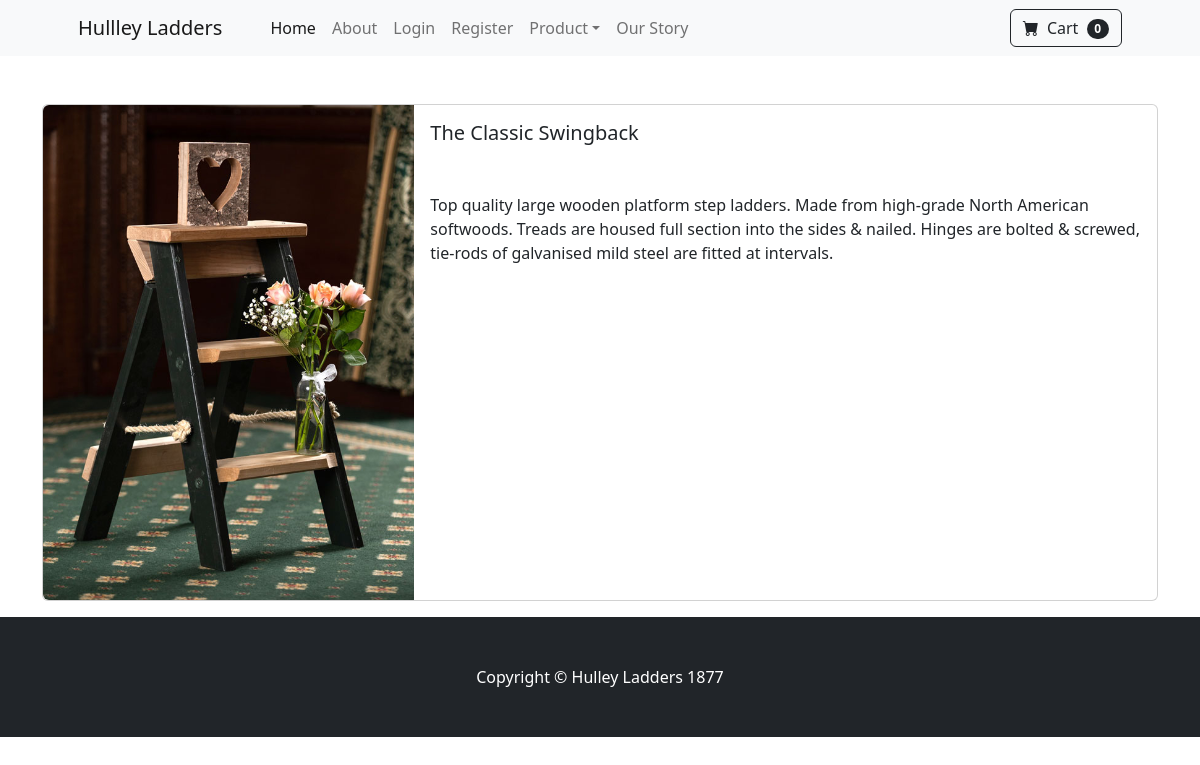
The app's page /products/The-Classic-Swingback/ with its own data.
### Products/models/product.py (models this page shows, shortened)
class Product(models.Model):
    name = models.CharField(max_length=100)
    slug = models.SlugField(max_length=100, blank=True, unique=True)
    category = models.ForeignKey(Category, on_delete=models.CASCADE, default=1)
    description = models.TextField(blank=True, null=True)
    base_price = models.DecimalField(default=0, max_digits=6, decimal_places=2)
    image = models.ImageField(upload_to='uploads/products/')
    available = models.BooleanField(default=True)
    featured = models.BooleanField(default=False)

### Products/views/productpage.py (the view)
# urls.py: path("products/<slug:slug>/", ProductPage.as_view(), name="product"),
class ProductPage(DetailView):
    model = Product
    template_name = 'product.html'
    context_object_name = 'product'
    slug_field = "slug"
    slug_url_kwarg = "slug"

### templates/product.html
{% extends 'base.html' %}
{% block content %}
<div class=" container mt-5">
  <div class="card mb-3">
    <div class="row g-0">
      <div class="col-md-4">
        <img src="{{product.image.url}}" class="img-fluid rounded-start" alt="{{product.slug}}">
      </div>
      <div class="col-md-8">
        <div class="card-body">
          <h5 class="card-title mb-5">{{product.name}}</h5>
          <p class="card-text">{{product.description}}</p>
        </div>
      </div>
    </div>
  </div>
</div>
{% endblock %}

### records on screen
Product: image (picture), name "The Classic Swingback", description "Top quality large wooden platform step ladders. Made from high-grade North American softwoods. Treads are housed full section into the sides & nailed. Hinges are bolted & screwed, tie-rods of galvanised mild steel are fitted at intervals."
